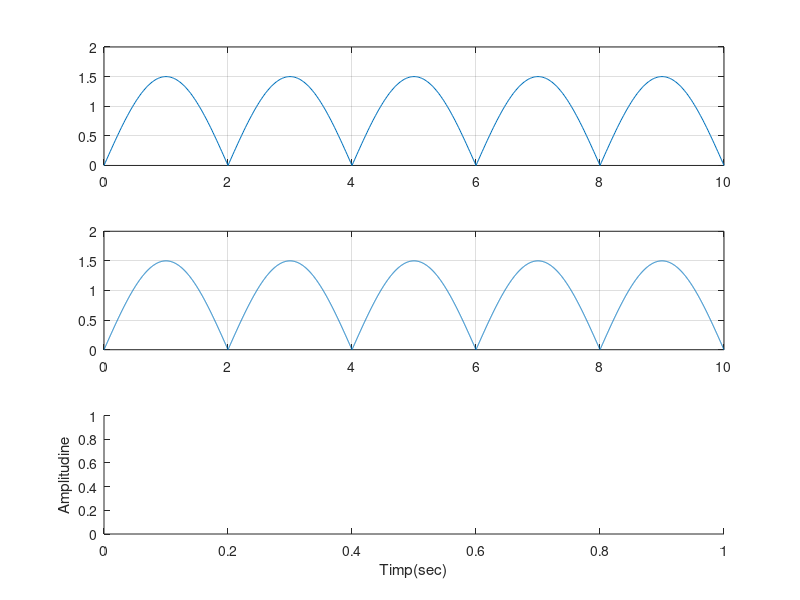

MATLAB code to generate this figure:

t1=0:0.2:10;                   
x1=abs(1.5*sin(2*pi*0.25*t1));

plot(t1,x1),grid 
subplot(3,1,1)
xlabel('Timp(sec)')
ylabel('Amplitudine')

t2=0:0.02:10;
x2=abs(1.5*sin(2*pi*0.25*t2));

plot(t2,x2),grid
subplot(3,1,2)
xlabel('Timp(sec)')
ylabel('Amplitudine')

t3=0:0.002:10;
x3=abs(1.5*sin(2*pi*0.25*t3));

plot(t3,x3),grid
subplot(3,1,3)
xlabel('Timp(sec)')
ylabel('Amplitudine')


    